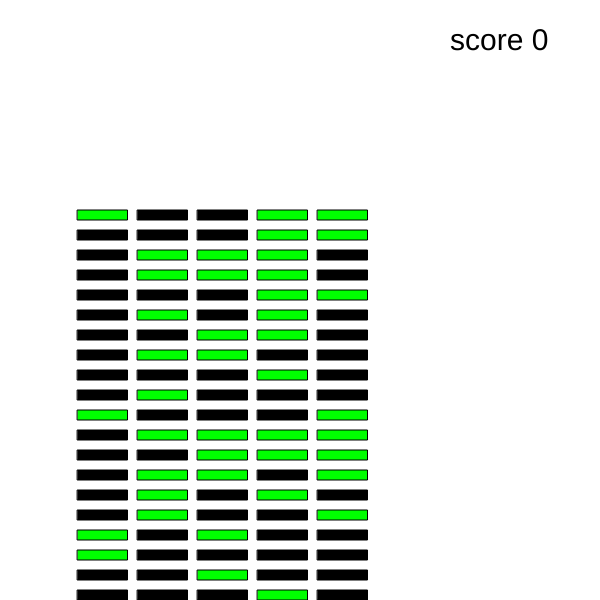
Frame 1 (no input)
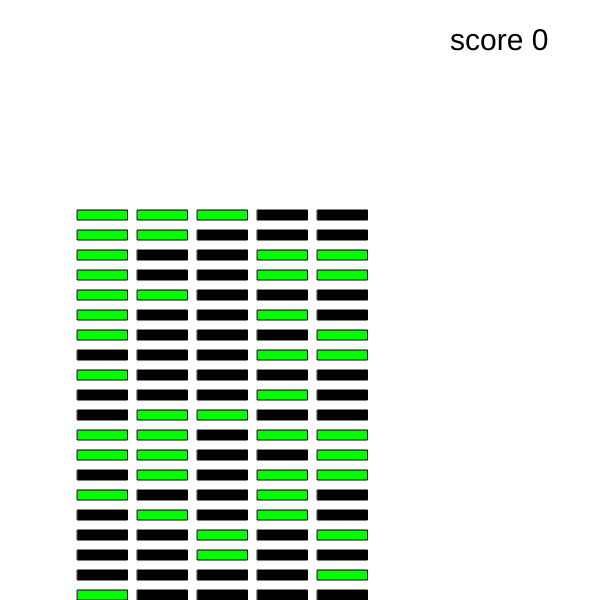
Frame 60 (no input)
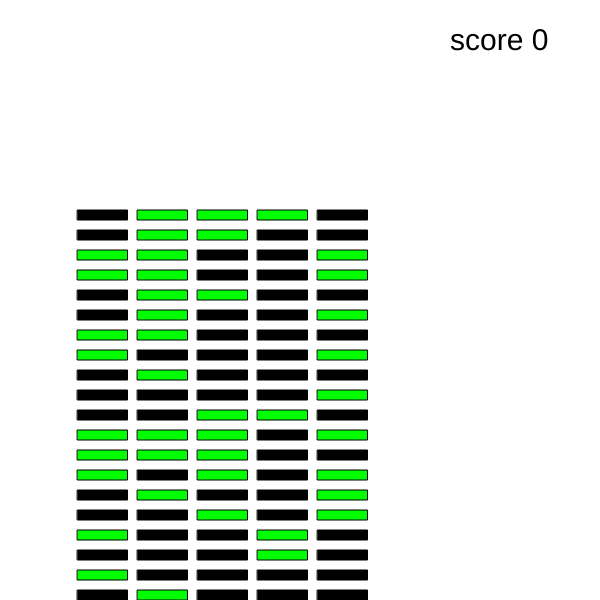
Frame 120 (the mouse pressed at the canvas centre since frame 60)

The p5.js sketch that drew these frames (run headless with seeded random() and noise() and a simulated clock; from frame 60 on, the mouse is pressed at the canvas centre):

// p5.js sketch
// ── sketch.js
let numRectsPerRow = 5;
let numRows = 20;
let rectWidth = 50;
let rectHeight = 10;
let spacing = 10;
let colors = []; // 2D-array til at gemme farver for hvert rektangel
let currentRow = numRows - 1; // Den aktuelle række
let timeloop = 0; 
let TimerP;
let score = 0;
function setup() {
  createCanvas(600, 600);
  // sætter timerP som er i kontrol over hvornår rect bevæger sige til siden. 
  TimerP = 15
  // Beregn den samlede bredde af en række
  let totalWidth = (rectWidth * numRectsPerRow) + (spacing * (numRectsPerRow - 1));
  // Beregn det samlede højde af alle rækker
  let totalHeight = (rectHeight + spacing) * numRows;
  // Centrer den tegning på skærmen
  let startX = (width - totalWidth) / 2;
  let startY = (height - totalHeight) / 2;

  // Fyld 2D-arrayet 'colors' med farver, hvor 2 til 5 rektangler i hver række er grønne
  for (let i = 0; i < numRows; i++) {
    colors[i] = [];
    let greenRects = floor(random(1, 5)); // Antal grønne rektangler i denne række
    for (let j = 0; j < numRectsPerRow; j++) {
      if (j < greenRects) {
        colors[i][j] = 1; // Grøn
      } else {
        colors[i][j] = 0; // Sort
      }
    }
    // Bland farverne i rækken
    shuffle(colors[i], true);
  };
  // Tegn rektangler baseret på farverne i 'colors' arrayet
  for (let i = 0; i < numRows; i++) {
    for (let j = 0; j < numRectsPerRow; j++) {
      let x = startX + (j * (rectWidth + spacing));
      let y = startY + (i * (rectHeight + spacing));
      if (colors[i][j] === 1) {
        fill(0, 255, 0); // Grøn farve
      } else {
        fill(0); // Sort farve
      }
      rect(x, y, rectWidth, rectHeight);
    }
  }
};
// Tjekker om spacebar er blevet trykket
function keyPressed() {
  // Tjekker om spacebar er blevet trykket
  if (keyCode === 32) {
    // Tjekker farven på det rektangel i den øverste række, der ligger i midten
    if (colors[0][2] === 1) {
      // Hvis farven er grøn, gør det samme som moveRectangles()
      moveRectangles();
      score += 1
    } else {
      // Hvis farven er sort, geninitialiser farverne ved at kalde setup()
      setup();
      score = 0
    }

  }
}
function moveRectangles() {
  // Flyt rektanglerne en række op
  for (let i = 0; i < numRows - 1; i++) {
    colors[i] = colors[i + 1];

  }

  // Generer nye farver for den øverste række
  colors[numRows - 1] = [];
  let greenRects = floor(random(1, 5)); // Antal grønne rektangler i den øverste række
  for (let j = 0; j < numRectsPerRow; j++) {
    if (j < greenRects) {
      colors[numRows - 1][j] = 1; // Grøn
    } else {
      colors[numRows - 1][j] = 0; // Sort
    }
  }
  // Bland farverne i den øverste række
  shuffle(colors[numRows - 1], true);

  

}

function draw() {
  background(255);
  frameRate(30);
  textSize(30);
  fill(0);
  text("score "+ score, 450,50 );
  let startX = (width - ((rectWidth + spacing) * numRectsPerRow - spacing))/4;
  let startY = height - ((rectHeight + spacing) * numRows - spacing);
  for (let i = 0; i < numRows; i++) {
    for (let j = 0; j < numRectsPerRow; j++) {
      let x = startX + (j * (rectWidth + spacing));
      let y = startY + (i * (rectHeight + spacing));
      if (colors[i][j] === 1) {
        fill(0, 255, 0); // Grøn farve
      } else {
        fill(0); // Sort farve
      }
      rect(x, y, rectWidth, rectHeight);

    }
  }
  
timeloop += 1
if(timeloop > TimerP){
  moveRectanglesside();
  timeloop = 0
}
}
function moveRectanglesside() {
  
  // Gem den mest venstre farve i hver række
  let leftmostColors = [];
  for (let i = 0; i < numRows; i++) {
    leftmostColors[i] = colors[i][0];
  }

  // Flyt farverne i hver række én plads til venstre
  for (let i = 0; i < numRows; i++) {
    for (let j = 0; j < numRectsPerRow - 1; j++) {
      colors[i][j] = colors[i][j + 1];
    }
  }

  // Indsæt den gemte farve på den mest højre position i hver række
  for (let i = 0; i < numRows; i++) {
    colors[i][numRectsPerRow - 1] = leftmostColors[i];
  }
}
